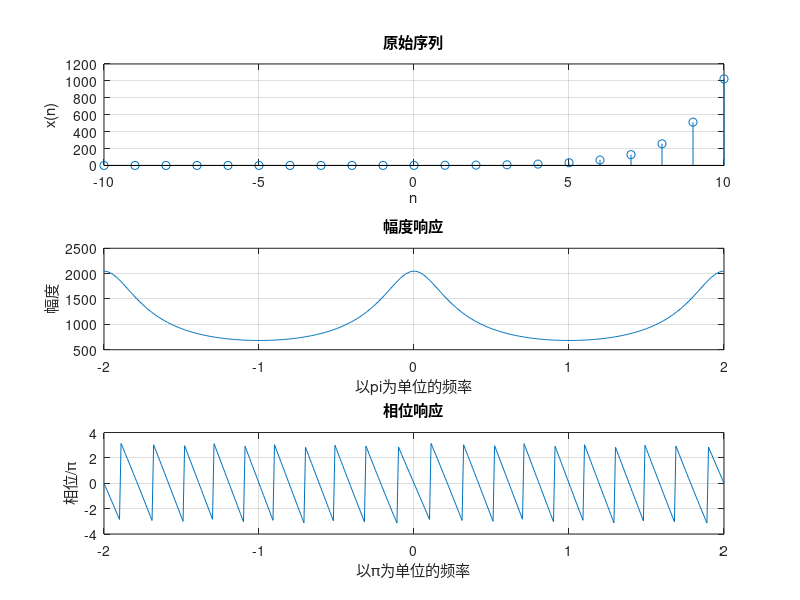

Write MATLAB code to recreate this figure.
clc,clear
%% (1)
n=0:10;
x=0.9*exp(1j*pi/3.*n);
w=(-200:1:200)*pi/100;
X=x*(exp(-1i)).^(n'*w);
magX=abs(X);angX=angle(X);
subplot(3,1,1);stem(n,x);title('原始序列');grid;
ylabel('x(n)');xlabel('n');
subplot(3,1,2);plot(w/pi,magX);title('幅度响应');grid;
ylabel('幅度');xlabel('以pi为单位的频率');
subplot(3,1,3);plot(w/pi,angX);title('相位响应');grid;
ylabel('相位/\pi');xlabel('以\pi为单位的频率');

%% (2)
n=-10:10;
x=(2).^n;
w=(-200:1:200)*pi/100;
X=x*(exp(-1i)).^(n'*w);
magX=abs(X);angX=angle(X);
subplot(3,1,1);stem(n,x);title('原始序列');grid;
ylabel('x(n)');xlabel('n');
subplot(3,1,2);plot(w/pi,magX);title('幅度响应');grid;
ylabel('幅度');xlabel('以pi为单位的频率');
subplot(3,1,3);plot(w/pi,angX);title('相位响应');grid;
ylabel('相位/\pi');xlabel('以\pi为单位的频率');